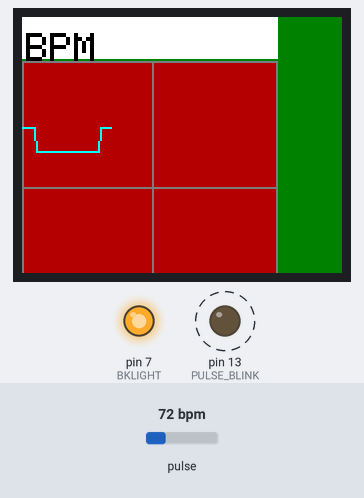
Recording of a sketch running on a simulated Arduino Uno, built with avr-gcc and run on an emulated ATmega328P. Shown: 160×128 colour display, output pins drawn as LEDs (lit = HIGH). Dashed ring = blinking. The inputs (shaded band) are chosen by the test bench; at power-on: pulse 72 bpm.

Above: at 1.2 s.
1.3 s: pulse set to 42 bpm
At 3.1 s:
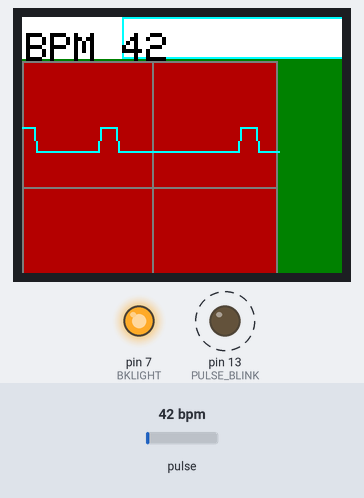
4.3 s: pulse set to 70 bpm
At 4.9 s:
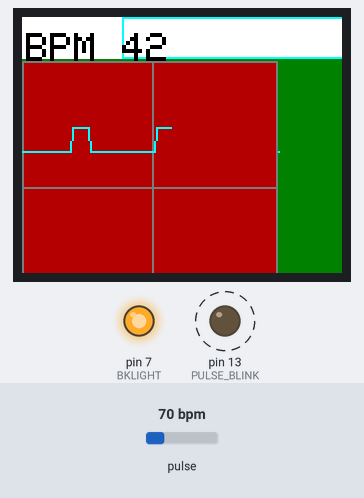
6.2 s: pulse set to 100 bpm
At 9.4 s:
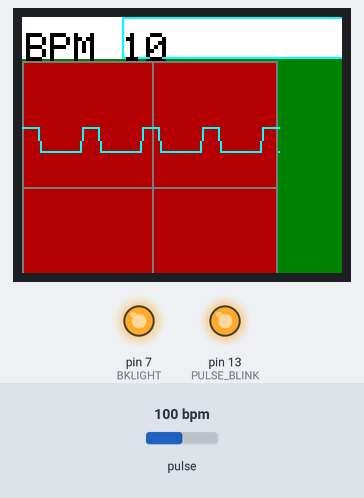
Timing chart, 0 to 14.4 s (numbered marks = the images above; inputs shaded):
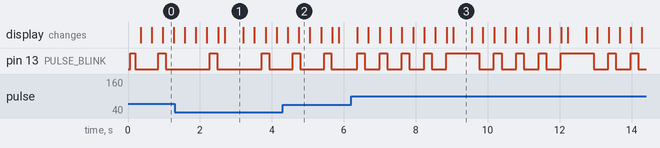

Measured:
- by itself, pin 13 (PULSE_BLINK): repeats every 3.2 s: 3 × (LOW 0.41 s, HIGH 0.21 s), LOW 0.41 s, HIGH 0.91 s
- what the display in image 1 shows lasts 0.5 s, from 2.7 s to 3.2 s

The sketch:

PulseSensor_BPM_and_LCD2.ino
```cpp
// (licence header left out)
/*
   Every Sketch that uses the PulseSensor Playground must
   define USE_ARDUINO_INTERRUPTS before including PulseSensorPlayground.h.
   Here, #define USE_ARDUINO_INTERRUPTS true tells the library to use
   interrupts to automatically read and process PulseSensor data.

   See ProcessEverySample.ino for an example of not using interrupts.
*/
#define USE_ARDUINO_INTERRUPTS true
#include <PulseSensorPlayground.h>
#include <TFT.h>
#include <SPI.h>

/*re going to run
    the Processing Visualizer Sketch.
    See https://github.com/WorldFamous
   The format of our output.

   Set this to PROCESSING_VISUALIZER if you'Electronics/PulseSensor_Amped_Processing_Visualizer

   Set this to SERIAL_PLOTTER if you're going to run
    the Arduino IDE's Serial Plotter.
*/
const int OUTPUT_TYPE = SERIAL_PLOTTER;

/*
   Pinout:
     PULSE_INPUT = Analog Input. Connected to the pulse sensor
      purple (signal) wire.
     PULSE_BLINK = digital Output. Connected to an LED (and 220 ohm resistor)
      that will flash on each detected pulse.
     PULSE_FADE = digital Output. PWM pin onnected to an LED (and resistor)
      that will smoothly fade with each pulse.
      NOTE: PULSE_FADE must be a pin that supports PWM. Do not use
      pin 9 or 10, because those pins' PWM interferes with the sample timer.
*/
const int PULSE_INPUT = A0;
const int PULSE_BLINK = 13;    // Pin 13 is the on-board LED
const int PULSE_FADE = 5;
const int THRESHOLD = 550;   // Adjust this number to avoid noise when idle
char sensorPrintout[3];

#define CS 10
#define DC 8
#define RST 9
#define BKLIGHT 7 // Backlight control pin

#define BRIGHTNESS 250 // Backlight intensity (0-255)
#define RANGE 100 // Vertical size of the graph in pixels.
#define WIDTH 128 // Horizontal size of Display in pixels.
#define HEIGHT 160 // Vertical size of Display in pixels.
#define PERSIST 500 // persistence of the graph

TFT TFTscreen = TFT(CS, DC, RST);

/*
   All the PulseSensor Playground functions.
*/
PulseSensorPlayground pulseSensor;

int value ;
int last_value;
int x_pos= 0; // cursor position
int offset= 40; // vertical graph displacement in pixels.
int lastBPM = 70;

void setup() {
  /*
     Use 115200 baud because that's what the Processing Sketch expects to read,
     and because that speed provides about 11 bytes per millisecond.

     If we used a slower baud rate, we'd likely write bytes faster than
     they can be transmitted, which would mess up the timing
     of readSensor() calls, which would make the pulse measurement
     not work properly.
  */
  TFTscreen.begin(); // initialize the display
  TFTscreen.setRotation(0);
  TFTscreen.background(0,128,0); // dark green background
  TFTscreen.stroke(255,255,255); // white stroke
  analogWrite(BKLIGHT,BRIGHTNESS); //Set brightness.
  drawFrame();
  clearGraph();

  Serial.begin(115200);

  // Configure the PulseSensor manager.

  pulseSensor.analogInput(PULSE_INPUT);
  pulseSensor.blinkOnPulse(PULSE_BLINK);
  pulseSensor.fadeOnPulse(PULSE_FADE);

  pulseSensor.setSerial(Serial);
  pulseSensor.setOutputType(OUTPUT_TYPE);
  pulseSensor.setThreshold(THRESHOLD);

  // Now that everything is ready, start reading the PulseSensor signal.
  if (!pulseSensor.begin()) {
    /*
       PulseSensor initialization failed,
       likely because our particular Arduino platform interrupts
       aren't supported yet.

       If your Sketch hangs here, try PulseSensor_BPM_Alternative.ino,
       which doesn't use interrupts.
    */
    for(;;) {
      // Flash the led to show things didn't work.
      digitalWrite(PULSE_BLINK, LOW);
      delay(50);
      digitalWrite(PULSE_BLINK, HIGH);
      delay(50);
    }
  }
}

void drawFrame(){
TFTscreen.stroke(255,255,255); // white stroke
TFTscreen.fill( 255, 255, 255 ); // White fill
TFTscreen.rect(0, 0, WIDTH, 21);
TFTscreen.setTextSize(2);
TFTscreen.stroke(0,0,0);
TFTscreen.text("BPM",2,8); // Exanple text
}

void clearGraph(){
TFTscreen.stroke(127,127,127); // grey for the border
TFTscreen.fill( 180, 0, 0 ); // dark Blue for the background
TFTscreen.rect(0, 22, 128, 128);
TFTscreen.line(65, 23, 65, 151); // vertical line
TFTscreen.line(1, 85,127, 85); // horizontal line
TFTscreen.stroke(0,255,255); // yellow stroke for plotting.
}

void plotLine(int last,int actual){
if(x_pos==0)last= actual; // first value is a dot.
TFTscreen.line(x_pos-1, last, x_pos, actual); // draw line.
x_pos++;
if(x_pos > WIDTH){
x_pos=0;
delay(PERSIST);
clearGraph();
}
}

void loop() {
  /*
     Wait a bit.
     We don't output every sample, because our baud rate
     won't support that much I/O.
  */
  delay(20);

  // write the latest sample to Serial.
 pulseSensor.outputSample();
 int myBPM = pulseSensor.getBeatsPerMinute();
 String sensorVal = String(myBPM);
 sensorVal.toCharArray(sensorPrintout, 3);
 last_value= value;
 value= pulseSensor.getLatestSample();
 value= map(value,0,1500,149,23);
 value -= offset;

 if(value <= 23) value= 23; //truncate off screen values.
  TFTscreen.stroke(0,255,255);
  plotLine(last_value ,value );
  /*
     If a beat has happened since we last checked,
     write the per-beat information to Serial.
   */
  if (pulseSensor.sawStartOfBeat()) {
   pulseSensor.outputBeat();
  if (abs(myBPM - lastBPM) > 5) {
  TFTscreen.fill( 255, 255, 255 ); // White fill
  TFTscreen.rect(50, 0, WIDTH, 21);
  TFTscreen.stroke(0,0,0);
  TFTscreen.text(sensorPrintout, 50, 8);
  int lastBPM = myBPM;
  }
  }
}
```
